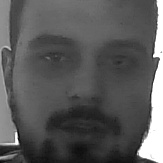
#> input picture python_face_reco-master/Me4.jpg, 163 x 163 px
$ python TestDataCollector_LBPH.py
#> lines starting #> are read from the running program, lines starting #| are printed output that depends on the picture
### python_face_reco-master/NameFind.py
#     ----------- FUNCTION TO READ THE FILE AND ADD THE NAMES AND IDs IN TO TUPLES

import cv2 #Video Capture Library
import math # Image Rotation Library
import time #Time count Library
import os # Files Library

now_time = time.clock()

face = cv2.CascadeClassifier('Haar/haarcascade_frontalcatface.xml') # Classifier "frontal-face" Haar Cascade
glass_cas = cv2.CascadeClassifier('Haar/haarcascade_eye_tree_eyeglasses.xml') # Classifierde "eye" Haar Cascade

WHITE = [255, 255, 255]

def FileRead():
    Info = open("Names.txt", "r")                       # Open th text file in readmode
#> (reads python_face_reco-master/Names.txt from the repository)
    NAME = []                                           # The tuple to store Names
    while (True):                                       # Read all the lines in the file and store them in two tuples
        Line = Info.readline()
        if Line == '':
            break
        NAME.append (Line.split(",")[1].rstrip())

    return NAME                                     # Return the two tuples

Names = FileRead()                                 # Run the above Function to get the ID and Names Tuple

#     ------------------- FUNCTION TO FIND THE NAME  -----------------------------------------------------------

#Verification of the last ID in Names.txt (last_string) - CREATED BY IGOR
def file_is_empty(path):
    return os.stat(path).st_size==0

with open('Names.txt') as f:
    lines = f.readlines()
    if file_is_empty('Names.txt'):
        last_string = 1
    else:
        last_row = lines[-1]
        string_last = last_row
        for s in string_last.split():
            if s.isdigit():
                last_string = int(s)
                print("A base possui: " + str(last_string) + " " + "pessoas" )

# [99 lines left out: functions ID2Name, AddName, DispID, draw_box, DispID2, DispID3, not called in this run]


def DrawBox(Image, x, y, w, h):
    cv2.rectangle(Image, (x, y), (x + w, y + h), (255, 255, 255), 1)     # Draw a rectangle arround the face

# ----------------------------- THIS FUNCTION TAKES IN SPEC CASCADE, FACE CASCADE AND AN IMAGE
# ------------------------- IT RETURNS A CROPPED FACE AND IF POSSIBLE STRAIGHTENS THE TILT OF THE HEAD


# [25 lines left out: function DetectEyes, not called in this run]


def tell_time_passed():
    print ('TIME PASSED ' + str(round(((time.clock() - now_time)/60), 2)) + ' MINS')

### python_face_reco-master/TestDataCollector_LBPH.py
# ------------ COLLECTS DATA ON LBPH BY RUNNING IT ON A GIVEN IMAGE AND SAVING DATA TO A TEXT FILE -------------
# ---------------------- SAVES THE DATA IN 3 TEXT FILES  & PLOTS THE DATA --------------------------------------
# ---------------------------- BY LAHIRU DINALANKARA  - AKA SPIKE ----------------------------------------------

import os               # importing the OS for path
import cv2              # importing the OpenCV library
import numpy as np      # importing Numpy library
from PIL import Image   # importing Image library
import matplotlib.pyplot as plt # Importing Plot library
import NameFind

face_cascade = cv2.CascadeClassifier('Haar/haarcascade_frontalcatface.xml')
path = 'dataSet'                                                # path to the photos

img = cv2.imread('Me4.jpg')        # -------------->>>>>>>>>>>>>>>>>>  The Image to be checked
#> img is the input picture: shape (163, 163, 3); min 3, max 255, mean 89.1

def getImageWithID(path):
#> called with path = 'dataSet'
    imagePaths = [os.path.join(path, f) for f in os.listdir(path)]
    FaceList = []
    IDs = []

    for imagePath in imagePaths:
        faceImage = Image.open(imagePath).convert('L')          # Open image and convert to gray
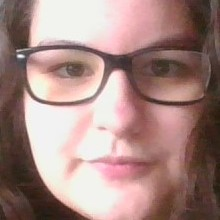
#> input picture python_face_reco-master/dataSet/G1_10.jpg, 220 x 220 px
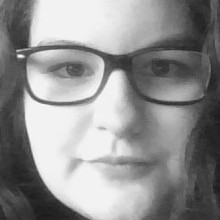
#> faceImage: PIL image 220x220 L; min 24, max 251, mean 144
        print(str((faceImage.size)))
#| (220, 220)
        faceImage = faceImage.resize((110, 110))                # resize the image
#> faceImage: PIL image 110x110 L
        faceNP = np.array(faceImage, 'uint8')                   # convert the image to Numpy array
        print(str((faceNP.shape)))
#| (110, 110)
        ID = int(os.path.split(imagePath)[1].split('_')[0].replace("G", ""))
        #ID = int(os.path.split(imagePath)[-1].split('.')[1])    # Get the ID of the array
        FaceList.append(faceNP)                                 # Append the Numpy Array to the list
        IDs.append(ID)                                          # Append the ID to the IDs list

    return np.array(IDs), FaceList                              # The IDs are converted in to a Numpy array

face_number = 1
IDs, FaceList = getImageWithID(path)
#> IDs = [1]; FaceList = 1 item
gray = cv2.cvtColor(img, cv2.COLOR_BGR2GRAY)                   # Convert the Camera to gray
faces = face_cascade.detectMultiScale(gray, 1.3, 4)            # Detect the faces and store the positions
#> faces = ()
radTrain = open("SaveData/LBPH/LBPH_PIXEL_RADIUS.txt", "w+")   # open the file to write data
neiTrain = open("SaveData/LBPH/LBPH_NEIGHBOURS.txt", "w+")     # open the file to write data
cellTrain = open("SaveData/LBPH/LBPH_CELLS.txt", "w+")         # open the file to write data

for (x, y, w, h) in faces:
    Face = cv2.resize((gray[y: y+h, x: x+w]), (110, 110))
    radPix = 1
    rad_tabal_ID = []
    rad_tabal_conf = []
    # --------------------------- Run tests for the radius from the centre ----------------
    for _ in range(54):
        recog = cv2.face.LBPHFaceRecognizer_create(radPix)     # creating EIGEN FACE RECOGNISER
        print('TRAINING FOR  ' + str(radPix) + ' PIXELS FROM CENTRE')
        recog.train(FaceList, IDs)                            # The recogniser is trained using the images
        print('LBPH FACE RECOGNISER TRAINED')
        ID, conf = recog.predict(Face)
        rad_tabal_ID.append(ID)
        rad_tabal_conf.append(conf)
        radTrain.write(str(ID) + "," + str(conf) + "\n")
        print ("FOR RADIUS: " + str(radPix) + " ID IS: " + str(ID) + " THE CONFIDENCE: " + str(conf))
        radPix = radPix + 1
    # ---------------------------------------- 1ST PLOT -----------------------------------------------------
    plt.subplot(2, 1, 1)
    plt.plot(rad_tabal_ID)
    plt.title('ID against Pixel Radius', fontsize=10)
    plt.axis([0, radPix, 0, 25])
    plt.ylabel('ID', fontsize=8)
    plt.xlabel('Radius (Pixels)', fontsize=8)
    p2 = plt.subplot(2, 1, 2)
    plt.plot(rad_tabal_conf, 'red')
    plt.title('Confidence against Pixel Radius', fontsize=10)
    p2.set_xlim(xmin=0)
    p2.set_xlim(xmax=radPix)
    plt.ylabel('Confidence', fontsize=8)
    plt.xlabel('Radius (Pixels)', fontsize=8)
    plt.tight_layout()
    plt.show()
    # ---------------------------  Run tests for the neighbours -----------------------------
    radPixel = input('ENTER THE IDEAL PIXEL RADIUS ')    # ------>> CHANGE THE PIXEL RADIUS IF A BETTER VALUE IS FOUND
    neighbour = 1
    nei_ID = []
    nei_conf = []
    for _ in range(13):
        recog = cv2.face.createLBPHFaceRecognizer(radPixel, neighbour)  # creating FACE RECOGNISER
        print('TRAINING FOR  ' + str(neighbour) + ' NEIGHBOURS')
        recog.train(FaceList, IDs)                                      # The recogniser is trained using the images
        print('LBPH FACE RECOGNISER TRAINED')
        ID, conf = recog.predict(Face)
        nei_ID.append(ID)
        nei_conf.append(conf)
        neiTrain.write(str(ID) + "," + str(conf) + '\n')
        print ('FOR RADIUS: ' + str(radPixel) + " AND " + str(neighbour) + "NEIGHBOURS, ID IS: " + str(ID) + " THE CONFIDENCE: " + str(conf))
        neighbour = neighbour + 1
    # ---------------------------------------- 2ND PLOT -----------------------------------------------------
    plt.subplot(2, 1, 1)
    plt.plot(nei_ID)
    plt.title('ID against number of neighbours', fontsize=10)
    plt.axis([0, neighbour, 10, 25])
    plt.ylabel('ID', fontsize=8)
    plt.xlabel('Number of neighbours', fontsize=8)
    p2 = plt.subplot(2, 1, 2)
    plt.plot(nei_conf, 'red')
    plt.title('ID against number of neighbours', fontsize=10)
    p2.set_xlim(xmin=0)
    p2.set_xlim(xmax=neighbour)
    plt.ylabel('Confidence', fontsize=8)
    plt.xlabel('Number of neighbours', fontsize=8)
    plt.tight_layout()
    plt.show()
    # ---------------------------  Run tests for the Cell Number -----------------------------
    neighbour = input('ENTER THE IDEAL NUMBER OF NEIGHBOURS ')   # ------>> CHANGE THE NEIGHBOUR IF BETTER VALUE IS FOUND
    cellVal = 1
    cell_ID = []
    cell_conf = []
    for _ in range(50):
        recog = cv2.face.createLBPHFaceRecognizer(radPixel, neighbour, cellVal, cellVal)  # creating FACE RECOGNISER
        print('TRAINING FOR  ' + str(cellVal) + ' CELLS')
        recog.train(FaceList, IDs)                                          # The recogniser is trained using the images
        print('LBPH FACE RECOGNISER TRAINED')
        ID, conf = recog.predict(Face)
        cell_ID.append(ID)
        cell_conf.append(conf)
        cellTrain.write(str(ID) + "," + str(conf) + "\n")
        print ('FOR RADIUS: ' + str(radPixel) + " , " + str(neighbour) + "NEIGHBOURS AND CELL VALUE " + str(cellVal) + ", ID IS: " + str(ID) + " THE CONFIDENCE: " + str(conf))
        cellVal = cellVal + 1
    NameFind.tell_time_passed()


    # ------------------------------------------- ALL SIX PLOTS -----------------------------------------------------------
    plt.subplot(3, 2, 1)
    plt.plot(rad_tabal_ID)
    plt.title('ID against Pixel Radius', fontsize=10)
    plt.axis([0, 53, 0, 25])
    plt.ylabel('ID', fontsize=8)
    plt.xlabel('Radius (Pixels)', fontsize=8)
    plt.subplot(3, 2, 2)
    plt.plot(rad_tabal_conf, 'red')
    plt.title('Confidence against Pixel Radius', fontsize=10)
    plt.ylabel('Confidence', fontsize=8)
    plt.xlabel('Radius (Pixels)', fontsize=8)
    plt.subplot(3, 2, 3)
    plt.plot(nei_ID)
    plt.title('ID against number of neighbours', fontsize=10)
    plt.axis([0, 12, 10, 25])
    plt.ylabel('ID', fontsize=8)
    plt.xlabel('Number of neighbours', fontsize=8)
    plt.subplot(3, 2, 4)
    plt.plot(nei_conf, 'red')
    plt.title('ID against number of neighbours', fontsize=10)
    plt.ylabel('Confidence', fontsize=8)
    plt.xlabel('Number of neighbours', fontsize=8)
    plt.subplot(3, 2, 5)
    plt.plot(cell_ID)
    plt.title('ID against number of cells', fontsize=10)
    plt.axis([0, 49, 0, 25])
    plt.ylabel('ID', fontsize=8)
    plt.xlabel('Number of Cells', fontsize=8)
    plt.subplot(3, 2, 6)
    plt.plot(cell_conf, 'red')
    plt.title('ID against number of cells', fontsize=10)
    plt.ylabel('Confidence', fontsize=8)
    plt.xlabel('Number of Cells', fontsize=8)
    plt.tight_layout()
    plt.show()

    face_number = face_number + 1
#> this loop made 0 passes
#> after the loop, face_number = 1

radTrain.close()
neiTrain.close()
cellTrain.close()
cv2.destroyAllWindows()
